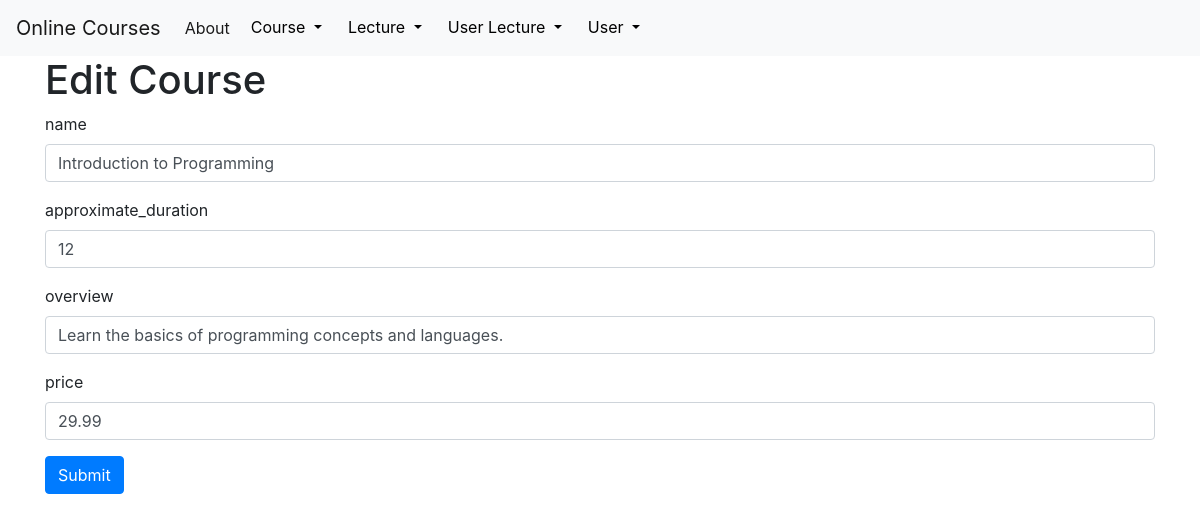
/edit/courses/1, run on an earlier commit of the app's database.
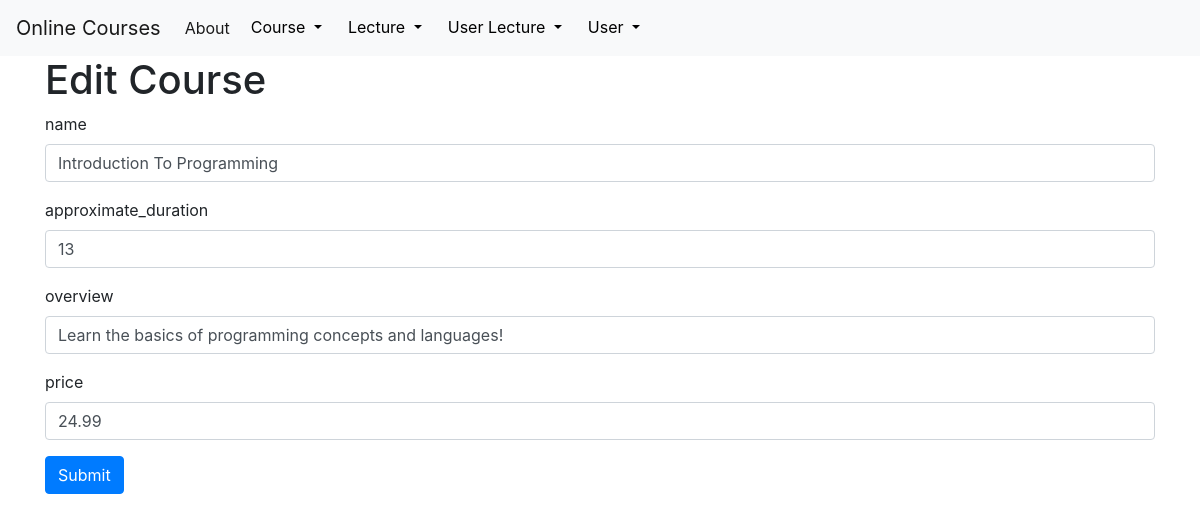
And on a later commit of the database.
### tables this page shows
CREATE TABLE courses (
  id INTEGER PRIMARY KEY AUTOINCREMENT,
  name VARCHAR(255) NOT NULL,
  approximate_duration INT,
  overview TEXT,
  price DECIMAL(10,2)
);

### app.py (the view, shortened to what this page needs)
@app.route('/edit/<string:table_name>/<int:element_id>', methods=('GET', 'POST'))
def edit(table_name, element_id):
    connection = get_db_connection()
    my_class = classAdresses[table_name]
    record = my_class.get(connection, element_id)
    print(record.keys())
    return render_template('edit.html', model=my_class, record=record)

### DB_Classes.py (called while the page is built)
    @classmethod
    def get(cls, db_connection, id):
        return db_connection.execute(f'SELECT * FROM {cls.table_name} WHERE {cls.id} = ?', (id,)).fetchone()

### app.py (called while the page is built)
def get_db_connection(db = 'database.db'):
    connection = sqlite3.connect(db)
    connection.row_factory = sqlite3.Row
    return connection

@app.template_filter('attributeType')
def attributeType(attribute):
    print(type(attribute))
    if isinstance(attribute, limitedVariantsDataEntry):
        print("M")
        return "M"
    if isinstance(attribute, foreignKey):
        print("FK")
        return "FK"
    print("C")
    return "C"

@app.template_filter('className')
def className(givenClass):
    return givenClass.stringRepresentation

### templates/edit.html
{% extends 'base.html' %}
{% block content %}
<h1>{% block title %} Edit {{ model | className }} {% endblock %}</h1>
<form method="post">
    {% for attr in model.attributes %}
    <div class="form-group">
        <label for="{{ attr }}">{{ attr }}</label>
        {% if attr | attributeType == "C" %}
        <input type="text" name="{{ attr }}"
               placeholder="{{ attr }}" class="form-control"
               value="{{ request.form[attr] or record[attr] }}"></input>
        {% elif attr | attributeType == "M" %}
            <select name="{{ attr }}" class="form-control">
                {% for variant in attr.variants %}
                    <option value="{{ variant }}">{{ variant }}</option>
                {% endfor %}
            </select>
        {% else %}
            <select name="{{ attr }}" class="form-control">
                {% for id in (attr | connectedToFK) %}
                    <option value="{{ id }}">{{ id }}</option>
                {% endfor %}
            </select>
        {% endif %}
    </div>
    {% endfor %}
    <div class="form-group">
        <button type="submit" class="btn btn-primary">Submit</button>
    </div>
</form>
{% endblock %}

What changed in the data, as far as the page shows it:
changed courses: name "Introduction to Programming" → "Introduction To Programming"; approximate_duration "12" → "13"; overview "Learn the basics of programming concepts and languages." → "Learn the basics of programming concepts and languages!"; price "29.99" → "24.99"
